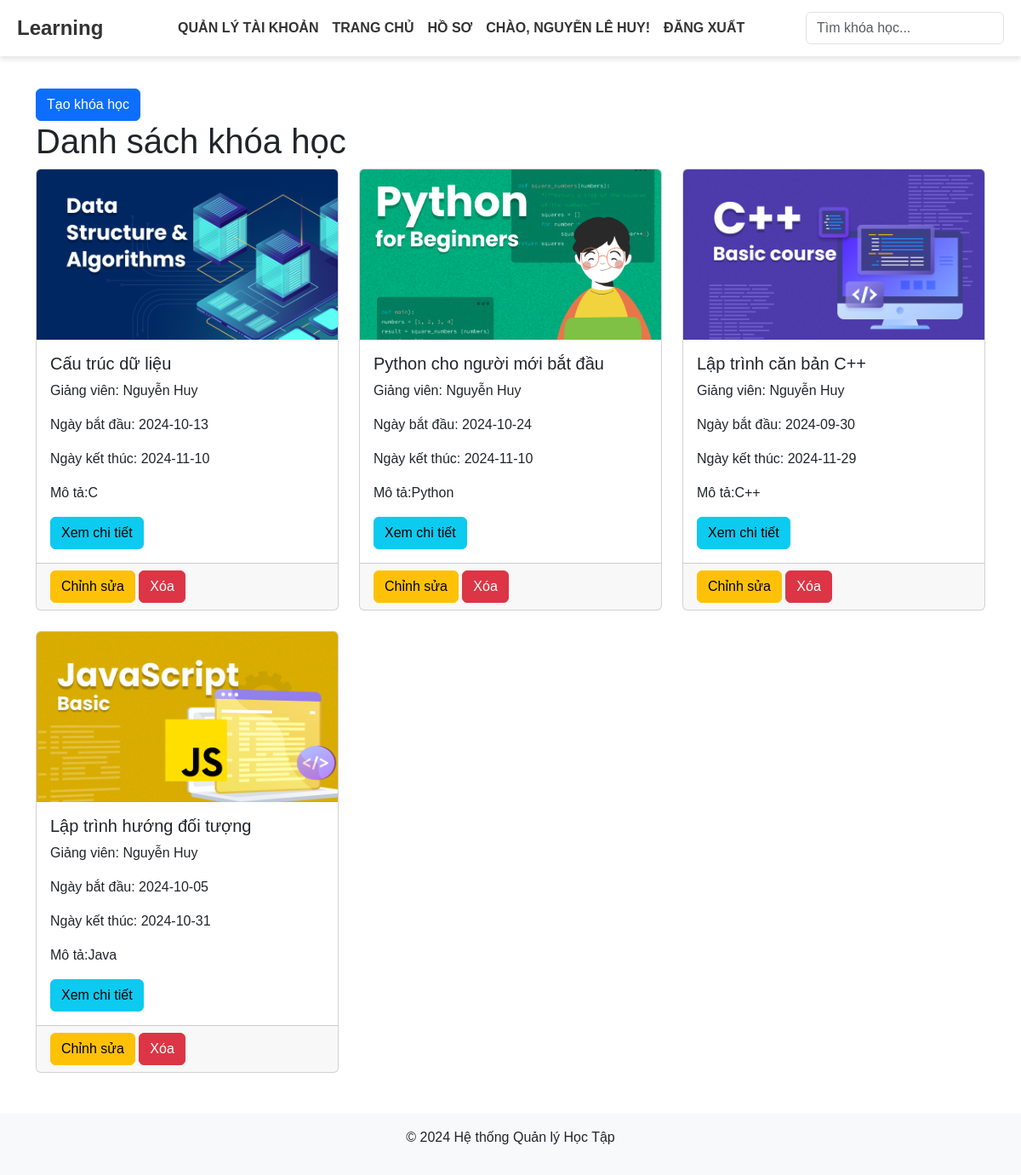
/ (signed in), run on the app's committed database.
### tables this page shows
CREATE TABLE `users` (
  `user_id` int(11) NOT NULL,
  `username` varchar(50) NOT NULL,
  `password` varchar(255) NOT NULL,
  `full_name` varchar(100) NOT NULL,
  `email` varchar(100) NOT NULL,
  `role` enum('admin','lecturer','student') NOT NULL,
  `phone_number` varchar(15) NOT NULL,
  `address` varchar(255) NOT NULL,
  `date_of_birth` date NOT NULL,
  `registration_id` int(11) DEFAULT NULL,
  `created_at` timestamp NOT NULL DEFAULT current_timestamp()
);

CREATE TABLE `courses` (
  `course_id` int(11) NOT NULL,
  `course_name` varchar(100) NOT NULL,
  `description` text NOT NULL,
  `lecturer_id` int(11) DEFAULT NULL,
  `start_date` date NOT NULL,
  `end_date` date NOT NULL,
  `image_path` varchar(255) NOT NULL,
  `created_at` timestamp NOT NULL DEFAULT current_timestamp()
);

### app/Models/User.php (called while the page is built, shortened)
<?php
class User
{
    private $conn;
    public function __construct($db)
    {
        $this->conn = $db;
    }
    public function getUserById($userId)
    {
        $stmt = $this->conn->prepare("SELECT user_id, username, password, full_name, email, phone_number, address, date_of_birth, role FROM users WHERE user_id = :user_id");
        $stmt->bindParam(':user_id', $userId);
        $stmt->execute();
        return $stmt->fetch(PDO::FETCH_ASSOC);
    }
}

### app/Controllers/SiteController.php (called while the page is built, shortened)
<?php
class SiteController
{
    private $courseModel;
    private $userModel;
    public function __construct()
    {
        $this->courseModel = new Course($this->getDatabaseConnection());
        $this->userModel = new User($this->getDatabaseConnection());
    }
    private function getDatabaseConnection()
    {
        $database = new \App\Config\Database();
        return $database->getConnection();
    }
    public function home()
    {
        $userId = $_SESSION['user']['user_id'];
        $user = $this->userModel->getUserById($userId);
        $userData = $this->getUserData();
        $courses = $this->courseModel->getAllCourses();
        $lecturers = $this->userModel->getAllLecturers();
        $content = $this->renderView('Course/courses.php', [
            'userData' => $userData,
            'courses' => $courses,
            'lecturers' => $lecturers
        ]);
        $this->renderLayout($content, $userData);
    }
    public function getUserData()
    {
        return $_SESSION['user'] ?? null;
    }
    public function renderView($view, $data = [])
    {
        extract($data);
        include __DIR__ . "/../Views/$view";
        return ob_get_clean();
    }
    public function renderLayout($content, $userData = [])
    {
        $layoutPath = __DIR__ . '/../Views/layout.php';
        include $layoutPath;
    }
}

### app/Config/Database.php (called while the page is built, shortened)
<?php
class Database {
    private $host = 'localhost';
    private $db_name = 'LearningSystem';
    private $username = 'root';
    private $password = '';
    public function getConnection() {
        $this->conn = null;
        try {
            $this->conn = new PDO("mysql:host=" . $this->host . ";dbname=" . $this->db_name, $this->username, $this->password);
            $this->conn->setAttribute(PDO::ATTR_ERRMODE, PDO::ERRMODE_EXCEPTION);
        } catch (PDOException $exception) {
            echo "Connection error: " . $exception->getMessage();
        }
        return $this->conn;
    }
}

### app/Models/Course.php (called while the page is built, shortened)
<?php
class Course
{
    private $conn;
    public function __construct($db)
    {
        $this->conn = $db;
    }
    public function getAllCourses()
    {
        $query = "SELECT courses.*, users.full_name AS lecturer_name
              FROM courses
              LEFT JOIN users ON courses.lecturer_id = users.user_id";
        $stmt = $this->conn->prepare($query);
        $stmt->execute();
        return $stmt->fetchAll(PDO::FETCH_ASSOC);
    }
}

### app/Views/Course/courses.php (the view, shortened to what this page needs)
<?php if (isset($userData['role']) && $userData['role'] === 'admin'): ?>
    <a href="/courses/create" class="btn btn-primary">Tạo khóa học</a>
<?php endif; ?>
<h1>Danh sách khóa học</h1>
<div class="row">
    <?php foreach ($courses as $course): ?>
        <div class="col-md-4">
            <div class="card mb-4">
                <img src="uploads/<?php echo htmlspecialchars($course['image_path']); ?>" class="card-img-top"
                    alt="Hình minh họa cho khóa học" style="height: 200px; object-fit: cover;">
                <div class="card-body">
                    <h5 class="card-title"><?php echo htmlspecialchars($course['course_name']); ?></h5>
                    <p class="card-text">Giảng viên: <?php echo htmlspecialchars($course['lecturer_name']); ?></p>
                    <p class="card-text">Ngày bắt đầu: <?php echo htmlspecialchars($course['start_date']); ?></p>
                    <p class="card-text">Ngày kết thúc: <?php echo htmlspecialchars($course['end_date']); ?></p>
                    <p class="card-text">Mô tả:<?php echo htmlspecialchars($course['description']); ?></p>
                    <a href="/courses/show/<?php echo $course['course_id']; ?>" class="btn btn-info">Xem chi tiết</a>
                </div>
                <?php if (isset($userData['role']) && $userData['role'] === 'admin'): ?>
                    <div class="card-footer">
                        <a href="/courses/edit/<?php echo $course['course_id']; ?>" class="btn btn-warning">Chỉnh sửa</a>
                        <a href="/courses/delete/<?php echo $course['course_id']; ?>" class="btn btn-danger"
                            onclick="return confirm('Bạn có chắc muốn xóa khóa học này?');">Xóa</a>
                    </div>
                <?php endif; ?>
            </div>
        </div>
    <?php endforeach; ?>
</div>

### public/index.php (shortened to what this page needs)
<?php
$request = trim(parse_url($_SERVER['REQUEST_URI'], PHP_URL_PATH), '/');
$requestParts = explode('/', $request);
$controller = isset($requestParts[0]) ? $requestParts[0] : 'home';
$siteController = new SiteController();
switch ($controller) {
    case '':
        $siteController->home();
        break;
}

### app/Views/layout.php (shortened to what this page needs)
<!DOCTYPE html>
<html lang="en">
<head>
    <link href="https://cdn.jsdelivr.net/npm/bootstrap@5.3.0/dist/css/bootstrap.min.css" rel="stylesheet">
    <link rel="stylesheet" href="https://cdnjs.cloudflare.com/ajax/libs/font-awesome/5.15.3/css/all.min.css">
</head>
<body>
    <header>
        <div class="container">
            <nav class="navbar navbar-expand-lg fixed-top">
                <a class="navbar-brand" href="/home">Learning</a>
                <div class="collapse navbar-collapse justify-content-center" id="navbarNav">
                    <ul class="navbar-nav">
                        <?php if (isset($userData['role']) && $userData['role'] === 'admin'): ?>
                            <li class="nav-item">
                                <a class="nav-link text-white" href="/user">Quản lý tài khoản</a>
                            </li>
                        <?php endif; ?>
                        <li class="nav-item">
                            <a class="nav-link text-white" href="/courses">Trang Chủ</a>
                        </li>
                        <li class="nav-item">
                            <a class="nav-link text-white" href="/profile">Hồ Sơ</a>
                        </li>
                        <?php if (isset($userData['full_name'])): ?>
                            <li class="nav-item">
                                <span class="nav-link text-white">Chào,
                                    <?php echo htmlspecialchars($userData['full_name']); ?>!</span>
                            </li>
                            <li class="nav-item">
                                <a class="nav-link text-white" href="/logout">Đăng Xuất</a>
                            </li>
                        <?php endif; ?>
                    </ul>
                </div>
                <div class="ml-auto position-relative">
                    <input type="text" id="search-input" class="form-control" placeholder="Tìm khóa học..."
                        autocomplete="off">
                </div>
            </nav>
        </div>
    </header>
    <main class="container mt-4">
        <div class="content">
            <?php echo $content; ?>
        </div>
    </main>
    <footer class="bg-light text-center py-3 mt-4">
        <p>&copy; 2024 Hệ thống Quản lý Học Tập</p>
    </footer>
</body>
</html>

### app/Views/layout.php (style rules this page uses)
body { font-family: Arial, sans-serif; padding-top: 80px; }
.navbar { background-color: #fff; padding: 10px 20px; box-shadow: 0 4px 6px rgba(0, 0, 0, 0.1); }
.navbar-brand { font-size: 1.5rem; font-weight: bold; color: #333; display: flex; align-items: center; }
.navbar-nav .nav-link { color: #333 !important; font-size: 1rem; font-weight: bold; text-transform: uppercase; padding: 0 15px; position: relative; }

### data on the page
users: full_name "NGUYỄN LÊ HUY"
courses: image_path (picture), course_name "Cấu trúc dữ liệu", lecturer.full_name "Nguyễn Huy", start_date "2024-10-13", end_date "2024-11-10", description "C"
courses: image_path (picture), course_name "Python cho người mới bắt đầu", lecturer.full_name "Nguyễn Huy", start_date "2024-10-24", end_date "2024-11-10", description "Python"
courses: image_path (picture), course_name "Lập trình căn bản C++", lecturer.full_name "Nguyễn Huy", start_date "2024-09-30", end_date "2024-11-29", description "C++"
courses: image_path (picture), course_name "Lập trình hướng đối tượng", lecturer.full_name "Nguyễn Huy", start_date "2024-10-05", end_date "2024-10-31", description "Java"
